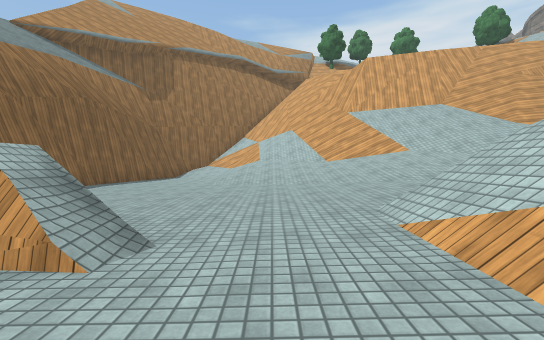
view 1 (above)

16 first-person views from a walk through a scene from a Unity 3-D project. The camera is 1.2 m above the floor, tilts 2° down and sees 90° across. The floor is counted in squares, 2 m on a side. Each view is taken from the middle of a square. On the plan, view 1 faces up. The plan holds only what a view shows up to about 9 squares ahead; the rest is blank. The place goes on beyond the plan. The player character is not drawn. Surface patterns are stand-ins for the level's own textures.

view 2
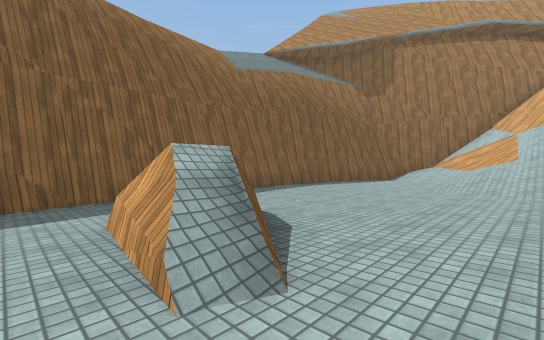

view 3
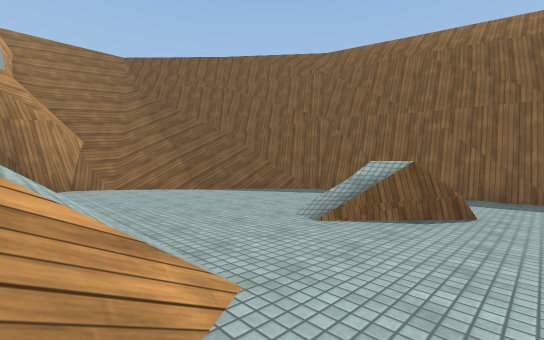

view 4
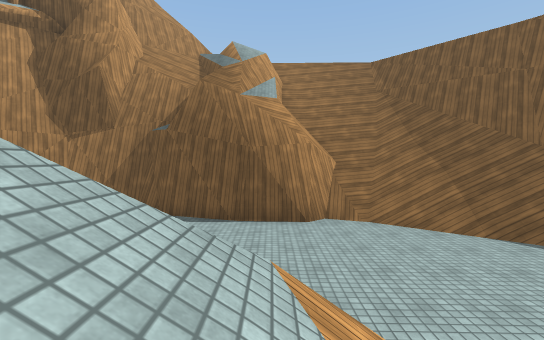

view 5
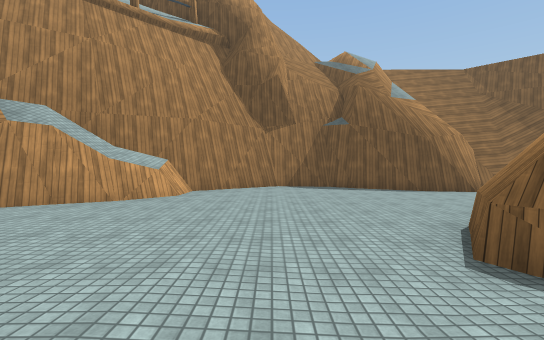

view 6
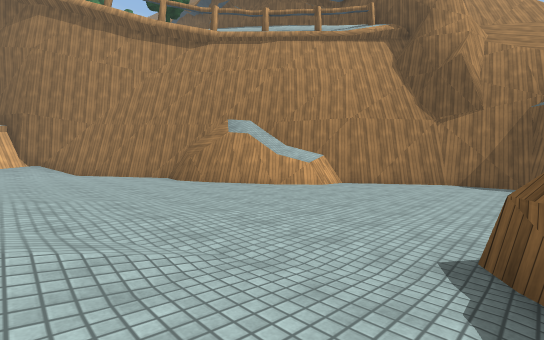

view 7
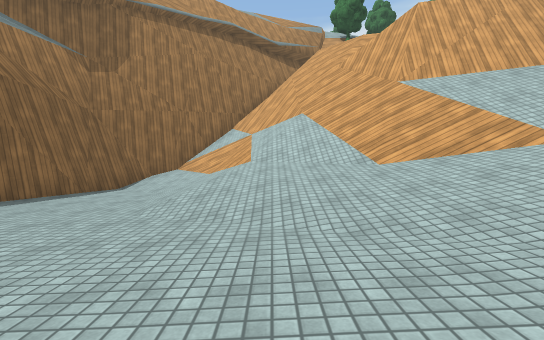

view 8
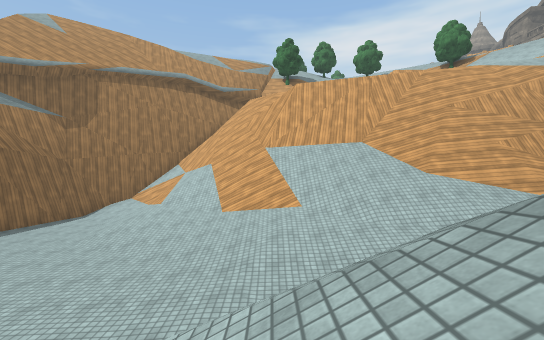

view 9
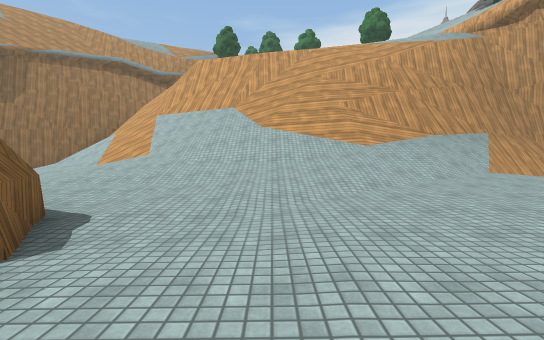

view 10
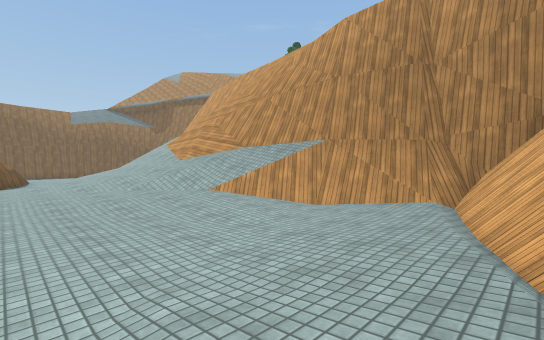

view 11
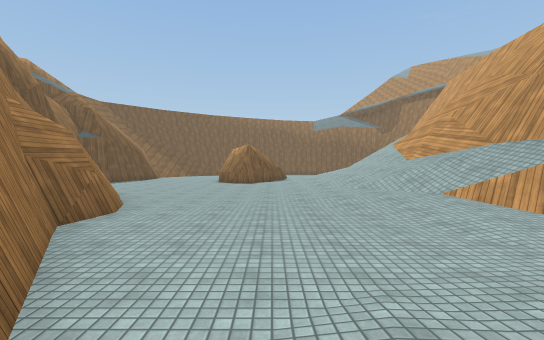

view 12
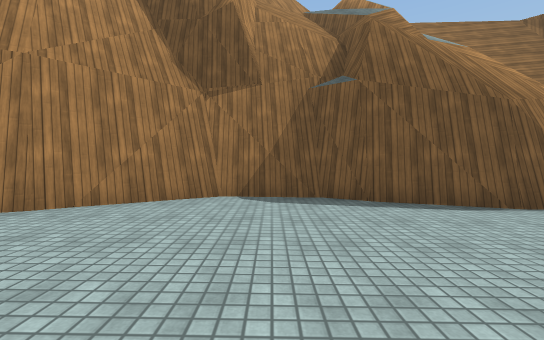

view 13
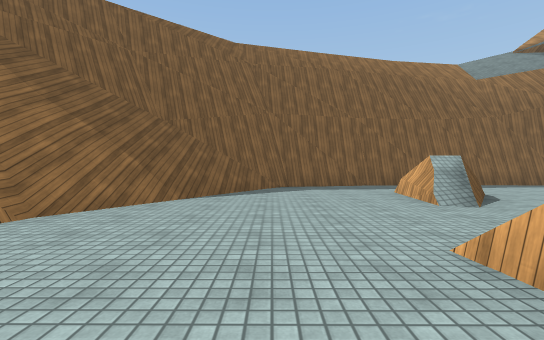

view 14
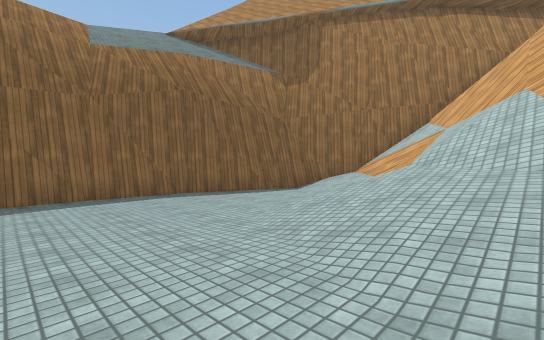

view 15
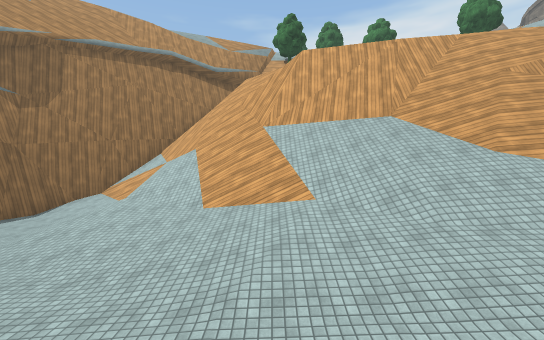

view 16
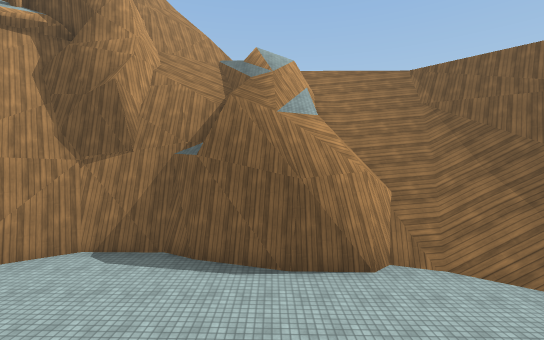

### Floor plan
Key: @ floor where view 1 was taken; # wall or solid block; x gap in a wall; . main floor; : floor 0.5 m higher than the main floor; + floor 0.75 m higher than the main floor; / step, stairs or slope; = window, fence, low wall or low ledge; v drop or lower ground.
Columns run from 6 left of view 1 to 17 right of it. Each row starts with its distance up from view 1.
 16      ##
 15     ##/
 14    ##///
 13   ##/=#///
 12  ##+//#/=//
 11  =#.:////#vvv#=///
 10  #...////####///////vvv
  9  #...///////////=######v
  8 ##.../++////////=#######
  7 #...../++//////////=:++#
  6 #.......++////////++:++#
  5  .......::+++++/+++:::++
  4  .......:::::+::+:::::++
  3  #..#...//#..:::::::::++
  2  #.==...//v#..::::::::#
  1  #......//#....::::::##
  0  #....@........:::####
 -1  #/............:###
 -2  ##/...........##
 -3   #///.........## vv
 -4   #////####...## vv
 -5   ##///## ##### vv/
 -6    #////#      vx
 -7    ##///##    ###
 -8    ##///##
 -9     =    #

Positions as (right, up) in squares from view 1, and headings:
1: (0, 0), facing up
2: (0, 1), facing up-left
3: (2, 4), facing down-left
4: (2, 2), facing down
5: (7, 4), facing down
6: (5, 4), facing down-right
7: (0, 4), facing up
8: (3, 1), facing up
9: (7, 0), facing up
10: (17, 3), facing up-left
11: (17, 3), facing left
12: (6, 0), facing down
13: (3, -1), facing left
14: (1, 5), facing up-left
15: (3, 3), facing up
16: (3, 1), facing down
